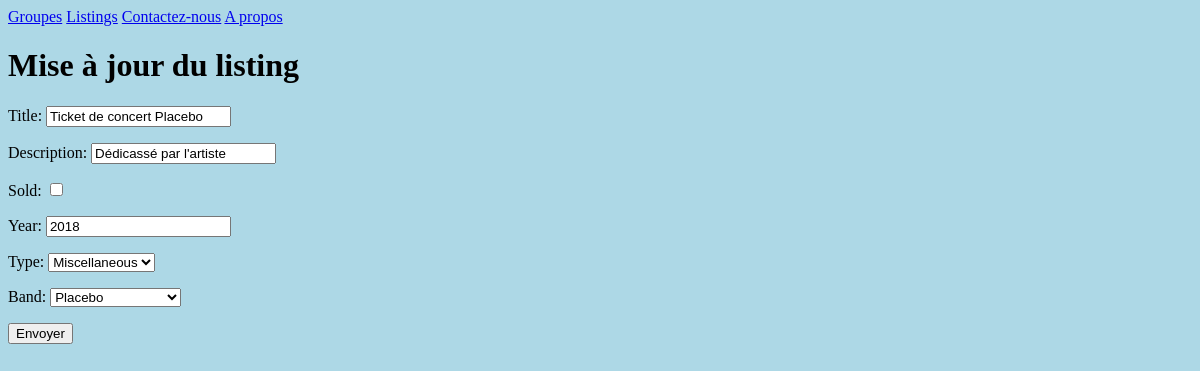
Before: /listings/1/update with the older database file.
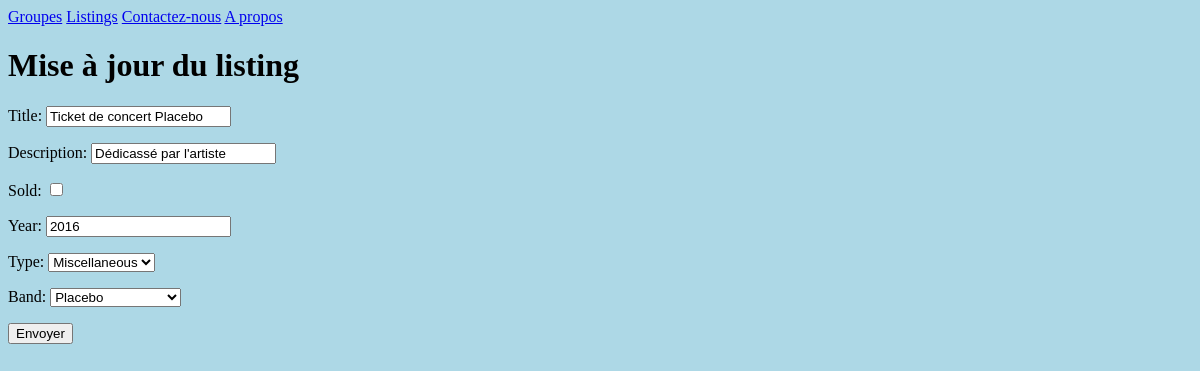
After: the same page with the newer database file.
### listings/models.py (models this page shows, shortened)
class Listing(models.Model):
    class Type(models.TextChoices):
        RECORDS = 'RE'
        CLOTHING = 'CL'
        POSTERS = 'PO'
        MISCELLANEOUS = 'MI'
    title = models.fields.CharField(max_length=100)
    description = models.fields.CharField(max_length=1000)
    sold = models.fields.BooleanField(default=False)
    year = models.fields.IntegerField(validators=[MinValueValidator(1900),
                                                  MaxValueValidator(2022)],
                                      null=True, blank=True)
    type = models.fields.CharField(choices=Type.choices, max_length=5)
    band = models.ForeignKey(Band, null=True, on_delete=models.SET_NULL)

### listings/views.py (the view)
# urls.py: path('listings/<int:listing_id>/update', views.listing_update, name='listing-update'),
def listing_update(request, listing_id):
    listing = Listing.objects.get(id=listing_id)
    if request.method == "POST":
        form = ListingForm(request.POST, instance=listing)
        form.save()
        return redirect("listing-detail", listing_id)
    form = ListingForm(instance=listing)
    return render(request,
                  "listings/listing_update.html",
                  {"form": form})

### listings/forms.py
class ListingForm(forms.ModelForm):
    class Meta:
        model = Listing
        fields = '__all__'

### listings/models.py (called while the page is built)
    def __str__(self):
        return f"{self.name}"

### listings/templates/listings/listing_update.html (shortened to what this page needs)
{% extends "listings/base.html" %}
{% block content %}
<h1>Mise à jour du listing</h1>
<form action="" method="post">
{{ form.as_p }}
<input type="submit" value="Envoyer">
 </form>
{% endblock %}

Changed rows visible on the page:
changed Listing "Ticket de concert Placebo": year "2018" → "2016"
